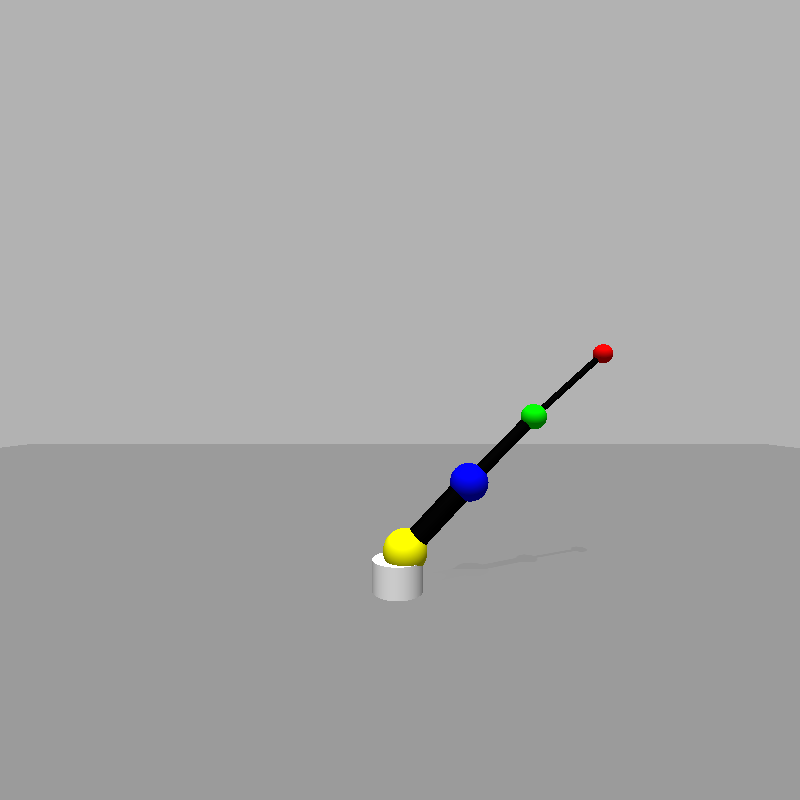
#> input picture catkin_ws/src/ivr_lab/src/image_copy.png, 800 x 800 px
$ python test.py   (older library calls are emulated)
#> lines starting #> are read from the running program, lines starting #| are printed output that depends on the picture; after the words box and inside, x2 and y2 are one past the last pixel; in counts of white or black regions, pixels touching at a corner belong together
import cv2
import matplotlib.pyplot as plt
import numpy as np

img = cv2.imread('image_copy.png',1)
#> img is the input picture: shape (800, 800, 3); mean B, G, R 166.7, 167, 166.9

def isolate_links_and_crop(img):
    ret,thresh_B = cv2.threshold(img[:,:,0],50,255,cv2.THRESH_BINARY_INV)
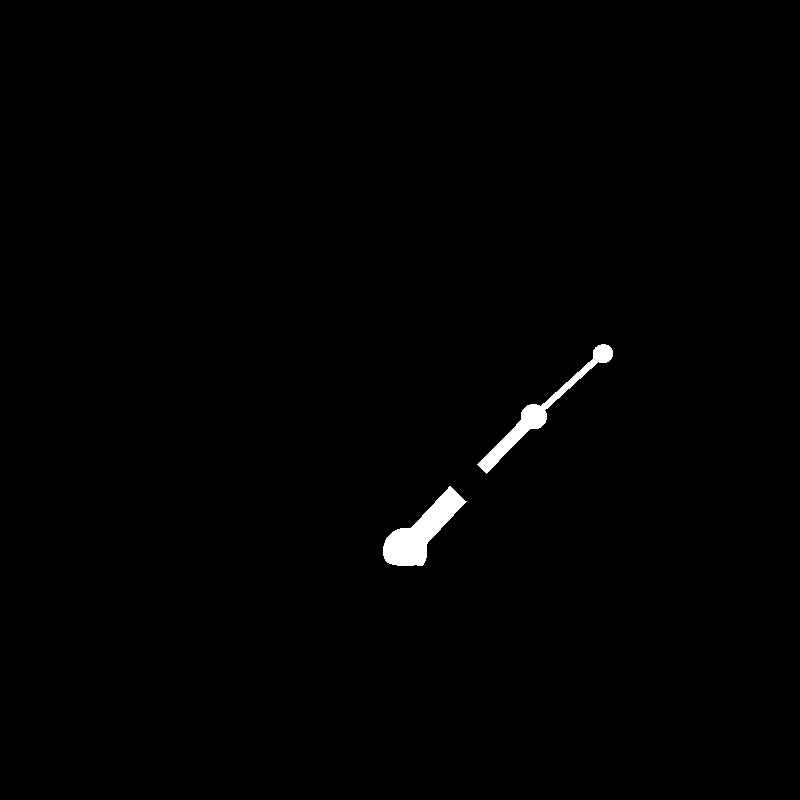
#> thresh_B: shape (800, 800); 0.75% white; 2 white regions, box (x1, y1, x2, y2) and area: (383, 486, 467, 566) 2688, (477, 344, 613, 474) 2096
    ret,thresh_G = cv2.threshold(img[:,:,1],50,255,cv2.THRESH_BINARY_INV)
#> thresh_G: shape (800, 800); 0.64% white; 2 white regions, box (x1, y1, x2, y2) and area: (410, 420, 531, 545) 3322, (541, 344, 613, 410) 769
    ret,thresh_R = cv2.threshold(img[:,:,2],50,255,cv2.THRESH_BINARY_INV)
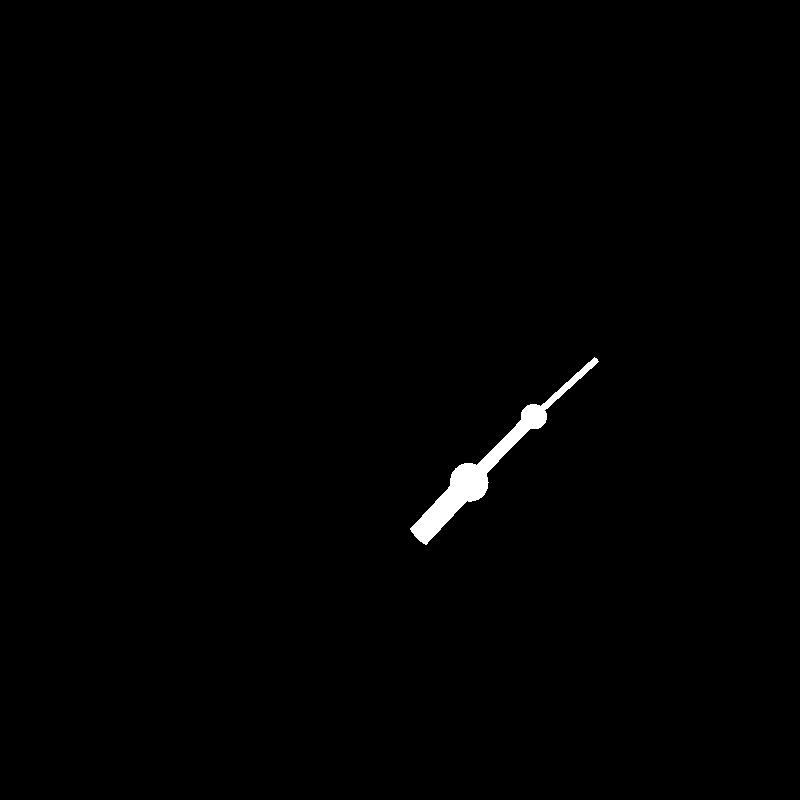
#> thresh_R: shape (800, 800); 0.67% white; 1 white region, box (x1, y1, x2, y2) and area: (410, 357, 599, 545) 4290

    thresh_tot = thresh_B*thresh_G*thresh_R
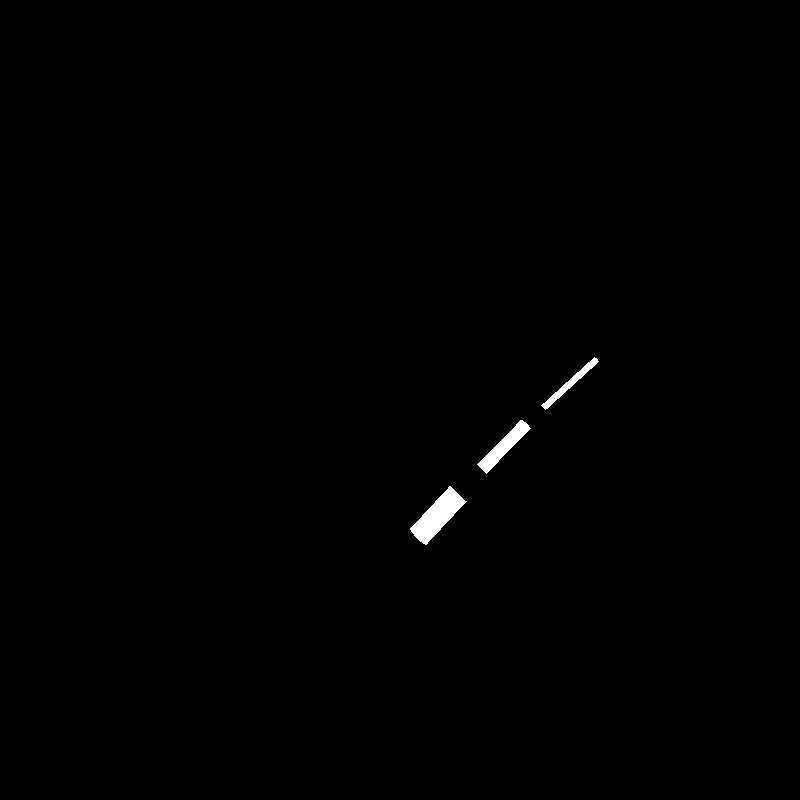
#> thresh_tot: shape (800, 800); 0.42% white; 3 white regions, box (x1, y1, x2, y2) and area: (410, 486, 467, 545) 1375, (477, 420, 531, 474) 832, (541, 357, 599, 410) 473


    #___________________________________FIND CIRCLES_______________________________________________
    #blue circle
    ret,thresh_B = cv2.threshold(img[:,:,0],50,255,cv2.THRESH_BINARY)
    ret,thresh_G = cv2.threshold(img[:,:,1],50,255,cv2.THRESH_BINARY_INV)
    ret,thresh_R = cv2.threshold(img[:,:,2],50,255,cv2.THRESH_BINARY_INV)

    combined_B = thresh_R*thresh_G*thresh_B
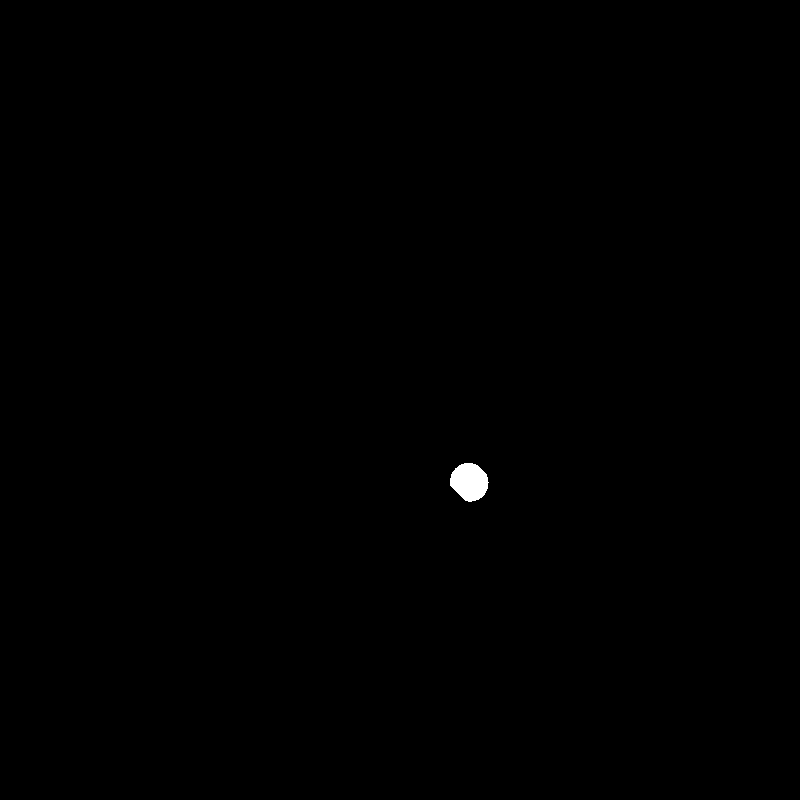
#> combined_B: shape (800, 800); 0.17% white; 1 white region, box (x1, y1, x2, y2) and area: (450, 463, 489, 502) 1115

    #yellow circle
    ret,thresh_B = cv2.threshold(img[:,:,0],50,255,cv2.THRESH_BINARY_INV)
    ret,thresh_G = cv2.threshold(img[:,:,1],50,255,cv2.THRESH_BINARY)
    ret,thresh_R = cv2.threshold(img[:,:,2],50,255,cv2.THRESH_BINARY)

    combined_Y = thresh_R*thresh_G*thresh_B
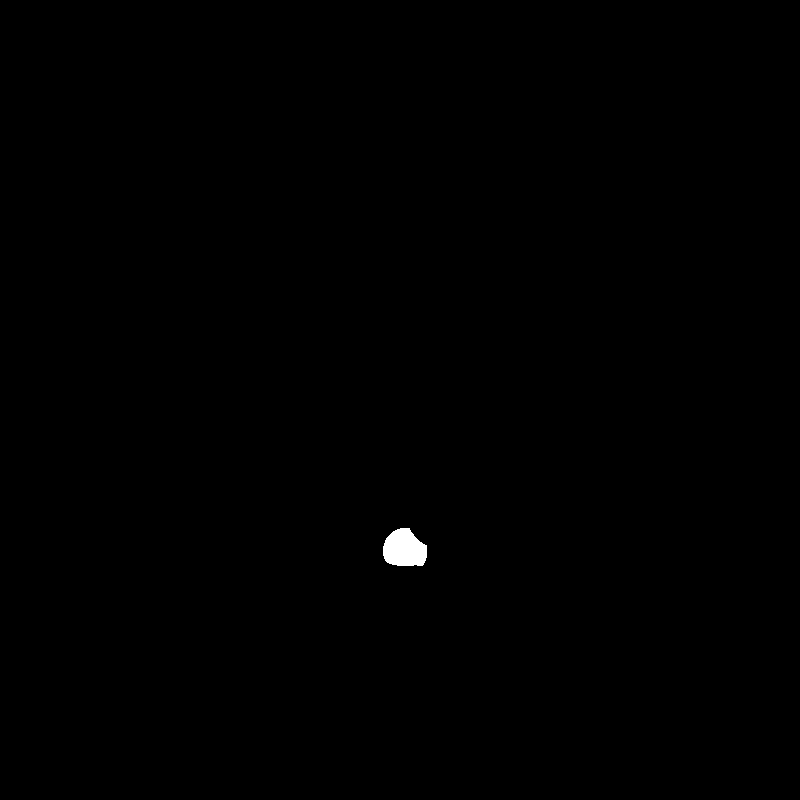
#> combined_Y: shape (800, 800); 0.21% white; 1 white region, box (x1, y1, x2, y2) and area: (383, 528, 427, 566) 1313

    #blue circle
    ret,thresh_B = cv2.threshold(img[:,:,0],50,255,cv2.THRESH_BINARY_INV)
    ret,thresh_G = cv2.threshold(img[:,:,1],50,255,cv2.THRESH_BINARY_INV)
    ret,thresh_R = cv2.threshold(img[:,:,2],50,255,cv2.THRESH_BINARY)

    combined_R = thresh_R*thresh_G*thresh_B
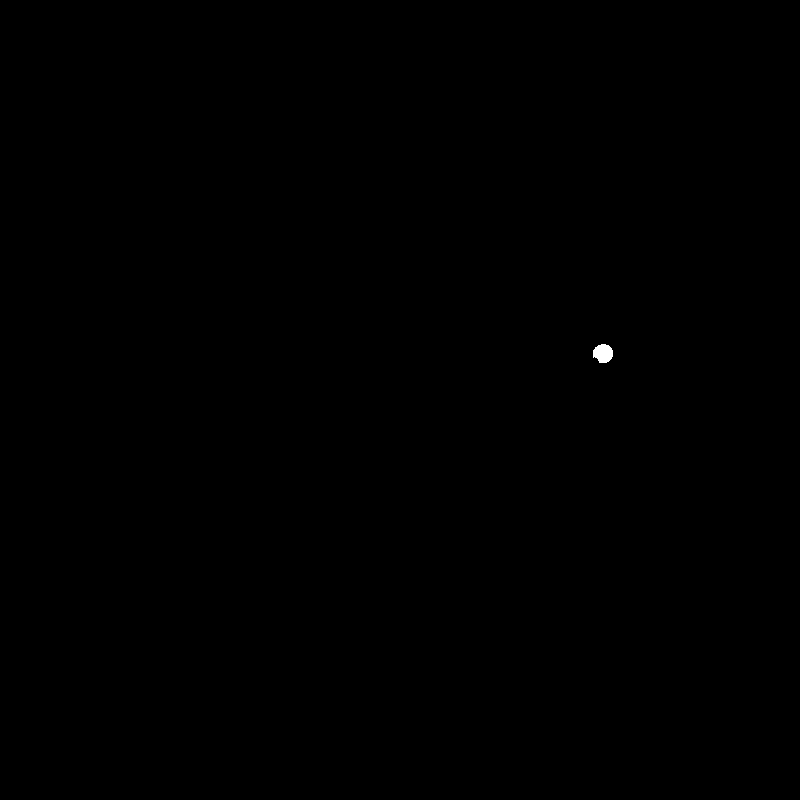
#> combined_R: shape (800, 800); 0.05% white; 1 white region, box (x1, y1, x2, y2) and area: (593, 344, 613, 363) 296

    #green circle
    ret,thresh_B = cv2.threshold(img[:,:,0],50,255,cv2.THRESH_BINARY_INV)
    ret,thresh_G = cv2.threshold(img[:,:,1],50,255,cv2.THRESH_BINARY)
    ret,thresh_R = cv2.threshold(img[:,:,2],50,255,cv2.THRESH_BINARY_INV)

    combined_G = thresh_R*thresh_G*thresh_B
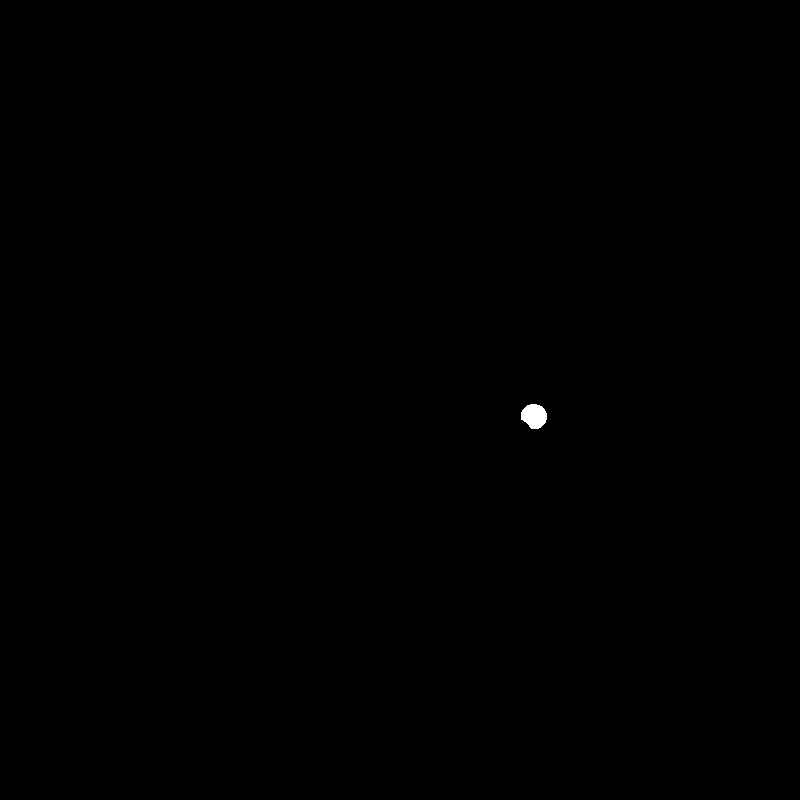
#> combined_G: shape (800, 800); 0.08% white; 1 white region

    #moments
    centerposition_YBGR = np.zeros([4,2])
    #yellow
    #xx,contours,hierarchy = cv2.findContours(combined_Y,1,2)
    contours,hierarchy = cv2.findContours(combined_Y,1,2)
#> contours = 1 contour; box (x1, y1, x2, y2) and area: (383, 528, 427, 566) 1251
    cnt = contours[0]
#> cnt = contour of 50 points, box (x1, y1, x2, y2) (383, 528, 427, 566), area 1251
    M = cv2.moments(cnt)
#> M = moments, m00 1251, centre m10/m00, m01/m00 = (403.9, 548.6)
    centerposition_YBGR[0,0],centerposition_YBGR[0,1] = int(M['m10']/M['m00']),int(M['m01']/M['m00'])

    contours,hierarchy = cv2.findContours(combined_B,1,2)
#> contours = 1 contour; box (x1, y1, x2, y2) and area: (450, 463, 489, 502) 1063
    cnt = contours[0]
#> cnt = contour of 42 points, box (x1, y1, x2, y2) (450, 463, 489, 502), area 1063
    M = cv2.moments(cnt)
#> M = moments, m00 1063, centre m10/m00, m01/m00 = (469.1, 481.4)
    centerposition_YBGR[1,0],centerposition_YBGR[1,1] = int(M['m10']/M['m00']),int(M['m01']/M['m00'])

    contours,hierarchy = cv2.findContours(combined_G,1,2)
#> contours = 1 contour; box (x1, y1, x2, y2) and area: (521, 404, 547, 429) 460
    cnt = contours[0]
#> cnt = contour of 29 points, box (x1, y1, x2, y2) (521, 404, 547, 429), area 460
    M = cv2.moments(cnt)
#> M = moments, m00 459.5, centre m10/m00, m01/m00 = (533.9, 415.7)
    centerposition_YBGR[2,0],centerposition_YBGR[2,1] = int(M['m10']/M['m00']),int(M['m01']/M['m00'])

    contours,hierarchy = cv2.findContours(combined_R,1,2)
#> contours = 1 contour; box (x1, y1, x2, y2) and area: (593, 344, 613, 363) 267
    cnt = contours[0]
#> cnt = contour of 27 points, box (x1, y1, x2, y2) (593, 344, 613, 363), area 267
    M = cv2.moments(cnt)
#> M = moments, m00 267, centre m10/m00, m01/m00 = (602.8, 352.9)
    centerposition_YBGR[3,0],centerposition_YBGR[3,1] = int(M['m10']/M['m00']),int(M['m01']/M['m00'])

    #____________________________center of links ______________________

    link1 = (centerposition_YBGR[0]+centerposition_YBGR[1])/2
    link2 = (centerposition_YBGR[1]+centerposition_YBGR[2])/2
    link3 = (centerposition_YBGR[2]+centerposition_YBGR[3])/2

    link_center = np.array([link1,link2,link3])


#> (the run stopped early here; a loop or call above may not have finished)
